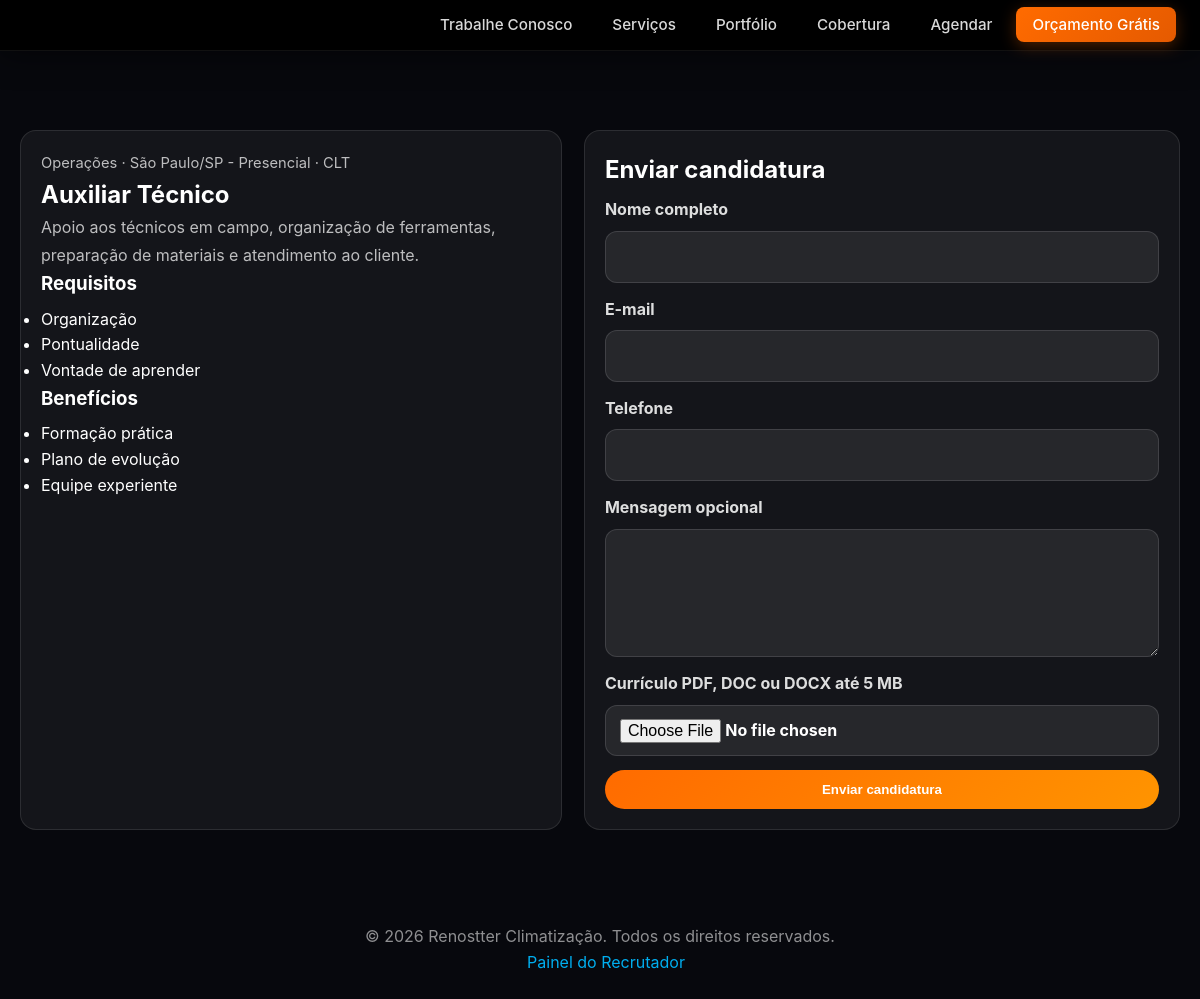
Screenshot of /candidatar/?vaga=2 with the database file from the repository.
### tables this page shows
create table if not exists vagas (
    id int auto_increment primary key,
    titulo varchar(150) not null,
    descricao text not null,
    requisitos text,
    beneficios text,
    localidade varchar(100),
    tipo_contrato enum('CLT','PJ','Estágio','Freelancer') not null,
    area varchar(100),
    status enum('aberta','pausada','preenchida') default 'aberta',
    data_expiracao date null,
    data_criacao timestamp default current_timestamp,
    updated_at timestamp default current_timestamp on update current_timestamp,
    index idx_vagas_status (status),
    index idx_vagas_area (area),
    index idx_vagas_tipo (tipo_contrato),
    fulltext index ft_vagas_busca (titulo, descricao)
);

### includes/bootstrap.php (called while the page is built, shortened)
<?php
$configPath = __DIR__ . '/config.php';
if (!file_exists($configPath)) {
    $configPath = __DIR__ . '/config.example.php';
}
$config = require $configPath;
function config_value(string $path, mixed $default = null): mixed
{
    global $config;
    $value = $config;
    foreach (explode('.', $path) as $part) {
        $value = $value[$part];
    }
    return $value;
}
function db(): PDO
{
    $db = config_value('db');
    $dsn = sprintf('mysql:host=%s;dbname=%s;charset=%s', $db['host'], $db['database'], $db['charset'] ?? 'utf8mb4');
    $pdo = new PDO($dsn, $db['user'], $db['password'], [
        PDO::ATTR_ERRMODE => PDO::ERRMODE_EXCEPTION,
        PDO::ATTR_DEFAULT_FETCH_MODE => PDO::FETCH_ASSOC,
        PDO::ATTR_EMULATE_PREPARES => false,
    ]);
    return $pdo;
}
function e(?string $value): string
{
    return htmlspecialchars((string) $value, ENT_QUOTES | ENT_SUBSTITUTE, 'UTF-8');
}
function split_lines(?string $text): array
{
    return array_values(array_filter(array_map('trim', preg_split('/\R/', (string) $text))));
}

### candidatar/index.php (the view, shortened to what this page needs)
<?php
require_once __DIR__ . '/../includes/bootstrap.php';
require_once __DIR__ . '/../includes/layout.php';
$vagaId = (int) ($_GET['vaga'] ?? $_POST['vaga_id'] ?? 0);
$stmt = db()->prepare("select * from vagas where id = :id and status = 'aberta' and (data_expiracao is null or data_expiracao >= curdate())");
$stmt->execute(['id' => $vagaId]);
$vaga = $stmt->fetch();
?>
<main class="careers-page-main">
    <div class="careers-page-container">
        <?php if (!$vaga): ?>
            <section class="careers-card">
                <h1>Vaga indisponível</h1>
                <p>Esta vaga não está aberta ou não foi encontrada.</p>
                <a class="careers-btn careers-btn-primary" href="/trabalhe-conosco/">Ver vagas abertas</a>
            </section>
        <?php else: ?>
            <div class="application-grid">
                <section class="careers-card">
                    <p class="careers-meta"><?= e($vaga['area']) ?> · <?= e($vaga['localidade']) ?> · <?= e($vaga['tipo_contrato']) ?></p>
                    <h1><?= e($vaga['titulo']) ?></h1>
                    <p><?= nl2br(e($vaga['descricao'])) ?></p>
                    <?php if ($vaga['requisitos']): ?>
                        <h3>Requisitos</h3>
                        <ul><?php foreach (split_lines($vaga['requisitos']) as $line): ?><li><?= e($line) ?></li><?php endforeach; ?></ul>
                    <?php endif; ?>
                    <?php if ($vaga['beneficios']): ?>
                        <h3>Benefícios</h3>
                        <ul><?php foreach (split_lines($vaga['beneficios']) as $line): ?><li><?= e($line) ?></li><?php endforeach; ?></ul>
                    <?php endif; ?>
                </section>
                <section class="careers-card">
                    <h2>Enviar candidatura</h2>
                    <form class="application-form" method="post" enctype="multipart/form-data" novalidate>
                        <label>Nome completo
                            <input class="careers-input" name="nome" required value="<?= e($_POST['nome'] ?? '') ?>">
                        </label>
                        <label>E-mail
                            <input class="careers-input" type="email" name="email" required value="<?= e($_POST['email'] ?? '') ?>">
                        </label>
                        <label>Telefone
                            <input class="careers-input" name="telefone" value="<?= e($_POST['telefone'] ?? '') ?>">
                        </label>
                        <label>Mensagem opcional
                            <textarea class="careers-textarea" name="mensagem" rows="4"><?= e($_POST['mensagem'] ?? '') ?></textarea>
                        </label>
                        <label>Currículo PDF, DOC ou DOCX até 5 MB
                            <input class="careers-input" type="file" name="curriculo" accept=".pdf,.doc,.docx" required>
                        </label>
                        <button class="careers-btn careers-btn-primary" type="submit">Enviar candidatura</button>
                    </form>
                </section>
            </div>
        <?php endif; ?>
    </div>
</main>

### styles.css (style rules this page uses)
:root { --blue: #00AEEF; --blue-dark: #0088CC; --blue-light: #E8F8FF; --orange: #FF6B00; --orange-dark: #E55A00; --dark: #0A0E1A; --dark-2: #111827; --dark-3: #1F2937; --gray: #6B7280; --gray-light: #F3F4F6; --white: #FFFFFF; --radius: 16px; --ease-spring: cubic-bezier(0.175, 0.885, 0.32, 1.275); --ease-smooth: cubic-bezier(0.25, 1, 0.5, 1); --ease-express: cubic-bezier(0.85, 0, 0.15, 1); --shadow: 0 4px 24px rgba(0, 0, 0, 0.08); --shadow-lg: 0 20px 60px rgba(0, 0, 0, 0.15); --transition: 0.4s var(--ease-smooth); }
*, *::before, *::after { box-sizing: border-box; margin: 0; padding: 0; }
html { scroll-behavior: smooth; font-size: 16px; }
body { font-family: 'Inter', sans-serif; color: var(--dark); background: var(--white); overflow-x: hidden; line-height: 1.6; }

### assets/css/careers-pages.css (style rules this page uses)
.careers-page-body { background: #07080d; color: #fff; min-height: 100vh; }
.careers-page-main { padding: 130px 20px 64px; }
.careers-page-container { width: min(1160px, 100%); margin: 0 auto; }
.careers-filter-card, .careers-card, .admin-card { border: 1px solid rgba(255,255,255,.1); border-radius: 16px; background: rgba(255,255,255,.055); padding: 20px; }
.careers-input, .careers-select, .careers-textarea { width: 100%; border: 1px solid rgba(255,255,255,.12); border-radius: 12px; background: rgba(255,255,255,.08); color: #fff; padding: 12px 14px; font: inherit; }
.careers-btn { border: 0; border-radius: 999px; padding: 12px 18px; font-weight: 800; cursor: pointer; text-decoration: none; display: inline-flex; align-items: center; justify-content: center; }
.careers-btn-primary { background: linear-gradient(135deg, #ff6b00, #ff9400); color: #fff; }
.careers-card h2, .careers-card h3, .admin-card h2 { margin: 0 0 8px; }
.careers-meta { color: rgba(255,255,255,.62); font-size: .92rem; }
.careers-card p, .careers-empty, .careers-help { color: rgba(255,255,255,.72); line-height: 1.7; }
.application-grid { display: grid; grid-template-columns: 1fr 1.1fr; gap: 22px; }
.application-form, .admin-form { display: grid; gap: 14px; }
.application-form label, .admin-form label { display: grid; gap: 8px; color: rgba(255,255,255,.86); font-weight: 700; }

### rows the page displays
vagas: area "Operações", localidade "São Paulo/SP - Presencial", tipo_contrato "CLT", titulo "Auxiliar Técnico", descricao "Apoio aos técnicos em campo, organização de ferramentas, preparação de materiais e atendimento ao cliente.", requisitos "Organização", requisitos "Pontualidade", requisitos "Vontade de aprender", beneficios "Formação prática", beneficios "Plano de evolução", beneficios "Equipe experiente"
